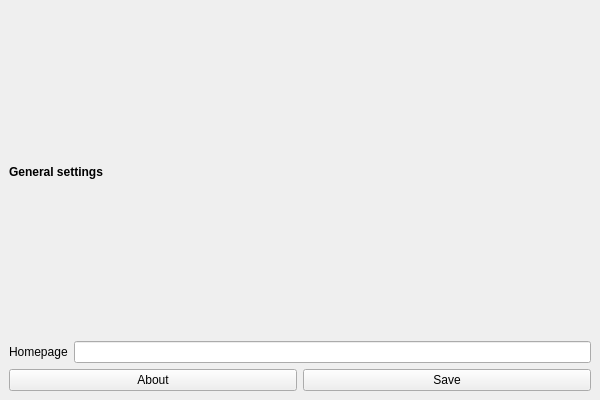
<?xml version="1.0" encoding="UTF-8"?>
<ui version="4.0">
 <class>Settings</class>
 <widget class="QMainWindow" name="Settings">
  <property name="geometry">
   <rect>
    <x>0</x>
    <y>0</y>
    <width>600</width>
    <height>400</height>
   </rect>
  </property>
  <property name="windowTitle">
   <string>MainWindow</string>
  </property>
  <widget class="QWidget" name="centralwidget">
   <layout class="QVBoxLayout" name="verticalLayout">
    <item>
     <widget class="QLabel" name="general">
      <property name="text">
       <string>&lt;b&gt;General settings&lt;/b&gt;</string>
      </property>
      <property name="textFormat">
       <enum>Qt::RichText</enum>
      </property>
     </widget>
    </item>
    <item>
     <layout class="QHBoxLayout" name="horizontalLayout">
      <item>
       <widget class="QLabel" name="homepage">
        <property name="text">
         <string>Homepage</string>
        </property>
       </widget>
      </item>
      <item>
       <widget class="QLineEdit" name="homepageBar"/>
      </item>
     </layout>
    </item>
    <item>
     <layout class="QHBoxLayout" name="horizontalLayout_2">
      <item>
       <widget class="QPushButton" name="aboutButton">
        <property name="text">
         <string>About</string>
        </property>
       </widget>
      </item>
      <item>
       <widget class="QPushButton" name="saveButton">
        <property name="text">
         <string>Save</string>
        </property>
       </widget>
      </item>
     </layout>
    </item>
   </layout>
  </widget>
 </widget>
 <resources/>
 <connections/>
</ui>
